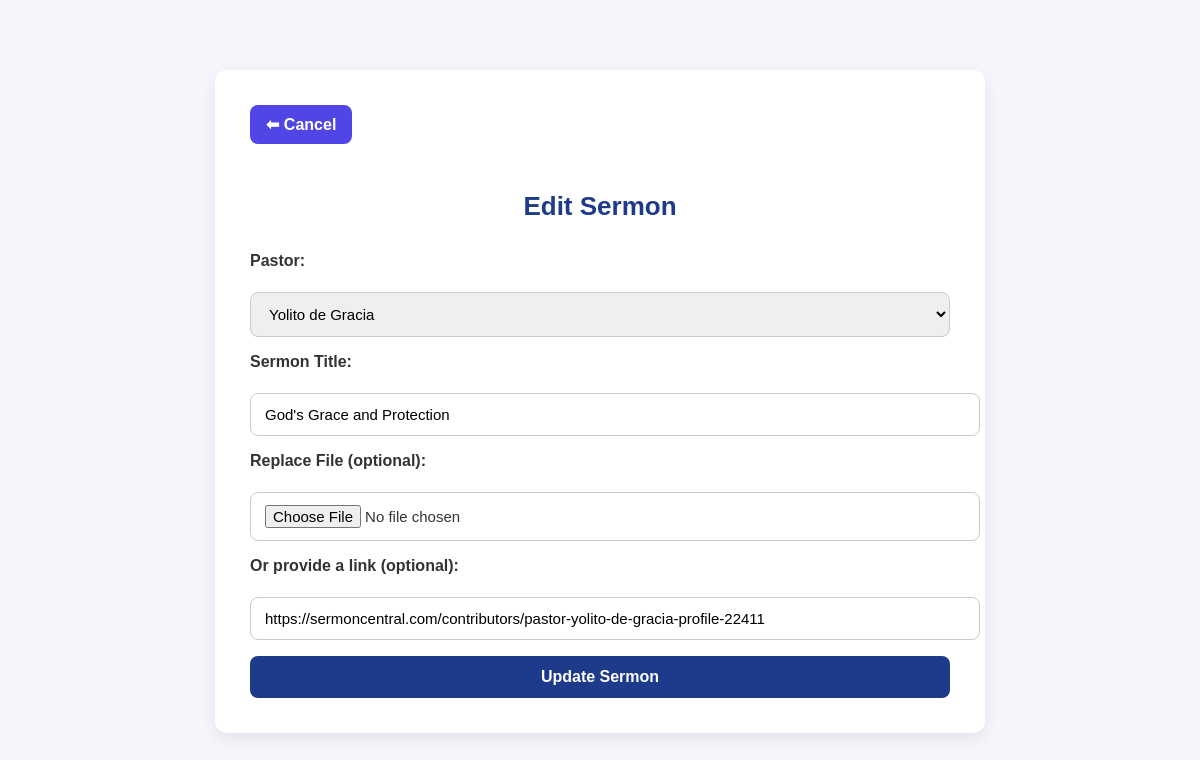
Screenshot of /admin/edit_sermon.php?id=2 (signed in) with the database file from the repository.
### tables this page shows
CREATE TABLE `sermons` (
  `id` int(11) NOT NULL,
  `pastor_id` int(11) NOT NULL,
  `title` varchar(255) NOT NULL,
  `file` varchar(255) NOT NULL,
  `uploaded_at` timestamp NOT NULL DEFAULT current_timestamp(),
  `link` varchar(255) NOT NULL
);

### admin/edit_sermon.php (the view, shortened to what this page needs)
<?php
include '../config.php';
$id = intval($_GET['id']);
$sermon = $mysqli->query("SELECT * FROM sermons WHERE id=$id")->fetch_assoc();
$pastorsResult = $mysqli->query("SELECT id, name FROM pastors ORDER BY name ASC");
$pastors = [];
while($p = $pastorsResult->fetch_assoc()){
    $pastors[] = $p;
}
?>
<!DOCTYPE html>
<html lang="en">
<head>
<link rel="stylesheet" href="../css/style.css">
</head>
<body>
<div class="admin-sermons">
    <a href="admin_sermons.php" class="back-btn">⬅ Cancel</a>
    <h2>Edit Sermon</h2>
    <form method="POST" enctype="multipart/form-data" class="edit-form">
        <label>Pastor:</label>
        <select name="pastor_id" required>
            <?php foreach($pastors as $p):
                $selected = ($p['id'] == $sermon['pastor_id']) ? 'selected' : '';
            ?>
                <option value="<?php echo $p['id']; ?>" <?php echo $selected; ?>>
                    <?php echo htmlspecialchars($p['name']); ?>
                </option>
            <?php endforeach; ?>
        </select>
        <label>Sermon Title:</label>
        <input type="text" name="title" value="<?php echo htmlspecialchars($sermon['title']); ?>" required>
        <label>Replace File (optional):</label>
        <input type="file" name="file" accept=".pdf,.ppt,.pptx">
        <label>Or provide a link (optional):</label>
        <input type="url" name="link" value="<?php echo htmlspecialchars($sermon['link']); ?>" placeholder="Enter sermon URL">
        <button type="submit" name="update">Update Sermon</button>
    </form>
</div>
</body>
</html>

### admin/style.css (style rules this page uses)
body { margin: 0; font-family: 'Segoe UI', sans-serif; background: #f5f6fa; color: #333; }
.back-btn { background-color: #1e3a8a; color: white; padding: 10px 18px; border-radius: 6px; text-decoration: none; font-weight: bold; display: inline-block; transition: background 0.3s, transform 0.2s; }

### admin/edit_sermon.php (style rules this page uses)
body { font-family: 'Arial', sans-serif; background: #f4f6fb; padding: 20px; }
.admin-sermons { max-width: 700px; margin: 50px auto; background: #ffffff; padding: 35px; border-radius: 12px; box-shadow: 0 5px 15px rgba(0,0,0,0.08); }
h2 { text-align: center; color: #1e3a8a; margin-bottom: 30px; font-size: 26px; }
.edit-form { display: flex; flex-direction: column; gap: 16px; }
.edit-form label { font-weight: bold; margin-bottom: 6px; color: #333; }
input, select { width: 100%; padding: 12px 14px; border-radius: 8px; border: 1px solid #ccc; font-size: 15px; }
button { background: #1e3a8a; color: #fff; padding: 12px 20px; border: none; border-radius: 8px; font-size: 16px; font-weight: bold; cursor: pointer; }
.back-btn { display: inline-block; margin-bottom: 25px; background: #4f46e5; color: white; padding: 10px 16px; border-radius: 8px; text-decoration: none; font-weight: bold; }

### rows the page displays
sermons: title "God's Grace and Protection", link "https://sermoncentral.com/contributors/pastor-yolito-de-gracia-profile-22411"

### other values shown
form field pastor_id "Yolito de Gracia"
